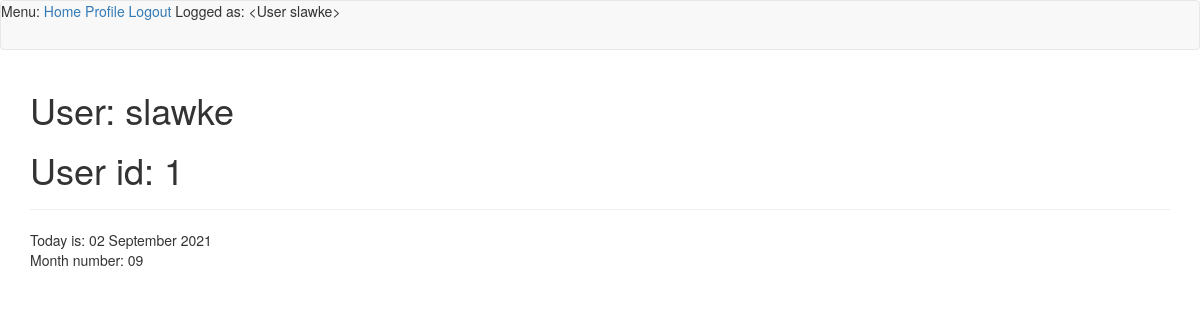
The page /slawke (signed in) on the database its author committed.
### app/models.py (models this page shows, shortened)
class User(UserMixin, db.Model):
    id = db.Column(db.Integer, primary_key=True)
    username = db.Column(db.String(64), index=True, unique=True)
    email = db.Column(db.String(120), index=True, unique=True)
    password_hash = db.Column(db.String(128))
    posts = db.relationship('Post', backref='author', lazy='dynamic')
    def __repr__(self):
        return '<User {}>'.format(self.username)

### app/routes.py (the view)
@app.route('/<username>')
@login_required
def user(username):
    user = User.query.filter_by(username=username).first_or_404()
    date = datetime.now()
    monthno = date.strftime("%m")
    if current_user == user:
        cos = "ZATWIERDZONE"
        return render_template('user.html', user=user, date=date.strftime("%d  %B %Y"), monthno=monthno)
    else:
        cos = "NEGATYWNE"
        return render_template('user_error.html', user=user, cos=cos)

### app/models.py (called while the page is built)
@login.user_loader
def load_user(id):
    return User.query.get(int(id))

### app/templates/user.html
{% extends "base.html" %}
{% block app_content %}
    <h1>User: {{ user.username }}</h1>
    <h1>User id: {{ user.id }}</h1>
    <hr>
    Today is: {{ date }}
    <br>
    Month number: {{ monthno }}
{% endblock %}

### app/templates/base.html (shortened to what this page needs)
{% extends 'bootstrap/base.html' %}
{% block navbar %}
    <nav class="navbar navbar-default">
        <div>
            Menu:
            <a href="{{ url_for('index') }}">Home</a>
            {% if current_user.is_anonymous %}
            <a href="{{ url_for('login') }}">Login</a>
            <a href="{{ url_for('register') }}">Register</a>
            {% else %}
            <a href="{{ url_for('user', username=current_user.username) }}">Profile</a>
            <a href="{{ url_for('logout') }}">Logout</a>
            {% endif %}
            Logged as: {{ current_user }}
        </div>
    </nav>
{% endblock %}
{% block content %}
    <div class="container">
        {% block app_content %}{% endblock %}
    </div>
{% endblock %}

### rows shown on the page
User: username "<User slawke>", username "slawke", id "1"

### other values the page prints
{{ date }} "02 September 2021"
{{ monthno }} "09"
